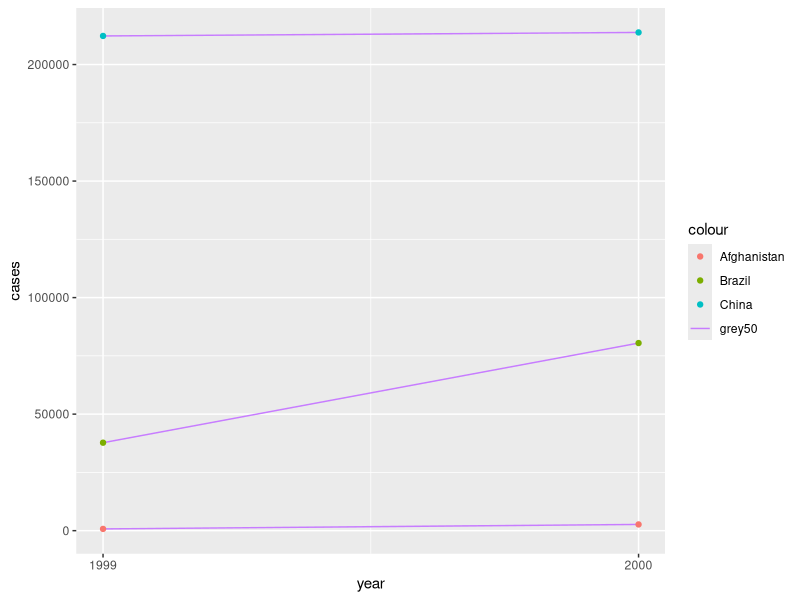

This chart was generated by the following R code:
#Exercises
library(tidyverse)
library(tidyr)
library(dplyr)
#2 with table2
#2.a
xcases <- table2 %>%
  filter(type=="cases")%>%
  arrange(country,year)%>%
rename(cases=count)

#2.b
xpopulation <- table2 %>%
  filter(type=="population")%>%
  arrange(country,year)%>%
  rename(population=count)

#2.c

t2_cases_per_cap <- tibble(
  year = xcases$year,
  country = xcases$country,
  cases = xcases$cases,
  population = xpopulation$population
) %>%  #use $ !!!
  mutate(cases_per_cap = (cases / population) * 10000) %>%
  select(country, year, cases_per_cap)

#2.d
t2_cases_per_cap <- t2_cases_per_cap %>%
  mutate(type = "cases_per_cap") %>%
  rename(count = cases_per_cap)
  
bind_rows(table2,t2_cases_per_cap)%>%
  arrange(country, year, type,count)


##########################################
#2 with table4a+ table4b  

table4acases99 <- table4a%>%
  mutate(year="1999",cases=`1999`)%>%
  select(country,year,cases)
table4acases99  

table4acases20 <- table4a%>%
  mutate(year="2000",cases=`2000`)%>%
  select(country,year,cases)
table4acases20  

combined <- bind_rows(table4acases99,table4acases20)
combined

table4bpopulation99 <- table4b%>%
  mutate(year="1999",population=`1999`)%>%
  select(country,year,population)
table4bpopulation99  

table4bpopulation20 <- table4b%>%
  mutate(year="2000",population=`2000`)%>%
  select(country,year,population)
table4bpopulation20 

combined2 <- bind_rows(table4bpopulation99 ,table4bpopulation20)
combined2

combinedall <- combined%>%
  mutate(population=combined2$population)%>%
  arrange(country,year,cases,population)%>%
  mutate(rate=cases/population*10000)
combinedall





#4Recreate the plot showing change in cases over time using table2 instead of 
#table1. What do you need to do first?
#You need to filter the type to cases.

library(ggplot2)
table2%>%
  filter(type=="cases")%>%
  ggplot(aes(year,count))+
  geom_line(aes(group=country,color="grey50"))+
  geom_point(aes(color=country))+
  scale_x_continuous(breaks=unique(table2$year))+
  ylab("cases")

















  